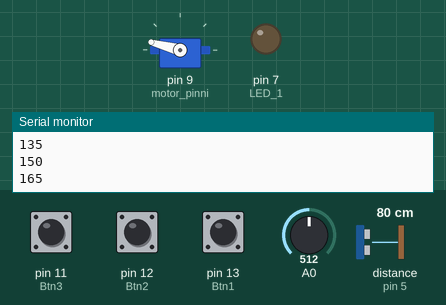
A sketch run on a simulated Arduino Uno, built with avr-gcc and run on an emulated ATmega328P. Shown: servo, output pins drawn as LEDs (lit = HIGH), the last lines printed to the serial monitor. Wiring (inferred from the names in the program): ultrasonic range finder: trigger pin 4; echo pin 5. The inputs (shaded band) are chosen by the test bench; at power-on: distance to the obstacle (sensor on pin 5) 80 cm, pin 12 (Btn2) LOW, pin 11 (Btn3) LOW, pin 13 (Btn1) LOW, A0 = 512. The echo pulse lasts 58.3 µs per cm; pins used as bus, display or sensor lines are not drawn.

Above: at 0.66 s.
1.3 s: distance to the obstacle (sensor on pin 5) set to 2 cm
At 1.6 s:
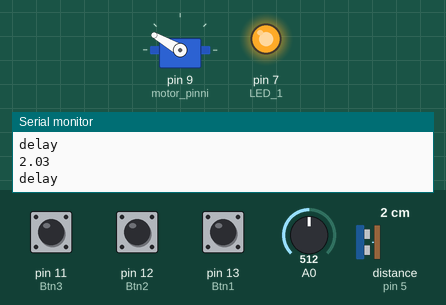
2.8 s: distance to the obstacle (sensor on pin 5) set to 35 cm
At 3.68 s:
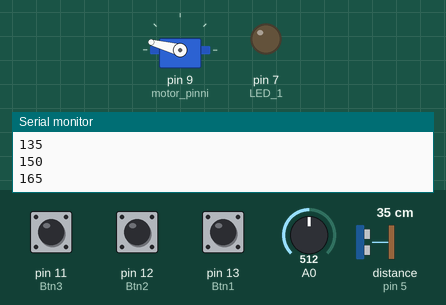
5.8 s: distance to the obstacle (sensor on pin 5) set to 4 cm
At 6.7 s:
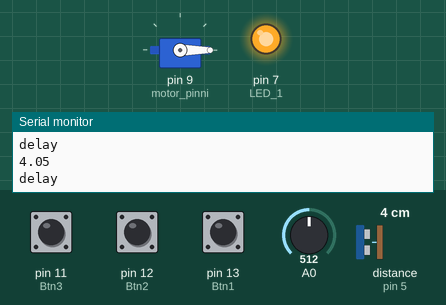
7.3 s: distance to the obstacle (sensor on pin 5) set to 60 cm
At 8.05 s:
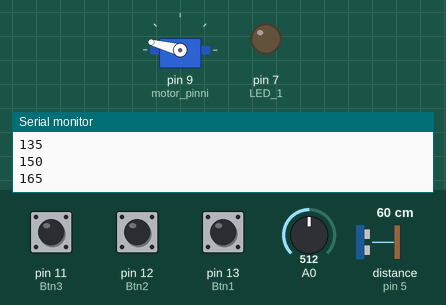
10.3 s: pin 12 (Btn2) pulled HIGH for 1 s
12.8 s: distance to the obstacle (sensor on pin 5) set to 9 cm
At 13.3 s:
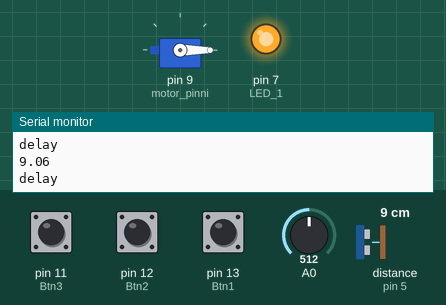
Timing chart, 0 to 15.3 s (numbered marks = the images above; inputs shaded):
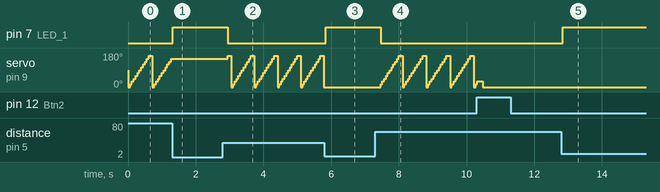

The sketch:

Oruggismyndavel.ino
```cpp
#include <Servo.h> // Sambærilegt og import í python

//Takkar
int Btn1 = 13;
int Btn2 = 12;
int Btn3 = 11;

//ultrasonic sensor
const int TrigPin = 4;//Trig attach to pin2
const int EchoPin = 5;//Echo attach to pin3
float cm; // fjöldi cm sem mældir eru

//Servo motor
Servo motor; // bý til tilvik af Servo klasanum
int motor_pinni = 9; // pinninn sem ég nota til að stjórna mótornum
int att_upp = 1;
int motor_gradur = 0;
int x = 0;
int skila_strengur = 0;

//LED
int LED_1 = 7;

void setup(){
    Serial.begin(9600); //Sets the data rate in bits per second (baud) for serial data transmission
    //set the below pins as OUTPUT
    pinMode(TrigPin,OUTPUT);
    pinMode(EchoPin,INPUT);
    motor.attach(motor_pinni); // segi servo tilvikinu hvaða pinna á að nota
    //Fyrir takka
    pinMode(Btn1,INPUT);
    pinMode(Btn2,INPUT);
    pinMode(Btn3,INPUT);
    pinMode(LED_1,OUTPUT);
}

void lengdarskynjari(){
    digitalWrite(TrigPin,LOW);
    delayMicroseconds(2);
    digitalWrite(TrigPin,HIGH);
    delayMicroseconds(10);
    digitalWrite(TrigPin,LOW);

    cm = pulseIn(EchoPin,HIGH)/58.0;
    cm = (int(cm * 100.0))/100.0;
    if(cm < 0){
        cm = 0;
    }
}

void bida(){
    lengdarskynjari();
    while (cm < 20 and cm != 0){
        lengdarskynjari();
        Serial.println(cm);
        Serial.println("delay");
        digitalWrite(LED_1,HIGH);
        delay(100);
    }
    digitalWrite(LED_1,LOW);
}

void hreifa_motor(){
    for (x = 0; x < 180; x = x + 15 ){
        bida();
        motor.write(x);
        Serial.println(x);
        if (digitalRead(Btn2) == HIGH){
            delay(100);
            Serial.println("\tHætta");
            skila_strengur = 1;
            break;
        }
        delay(50);
    }
}

void manual(){
    while (analogRead(A0) != 9999999999999){
        Serial.println(digitalRead(Btn1));
        Serial.print("\t");
        Serial.print(digitalRead(Btn2));
        Serial.print("\t");
        Serial.print(digitalRead(Btn3));
        Serial.print("\n");
        bida();
        if (digitalRead(Btn1) == HIGH){
            x = x + 15;
            if (x > 0){
                motor.write(x);
            }
            Serial.println(x);
        }
        else if (digitalRead(Btn3) == HIGH){
            x = x - 15;
            if (x < 180){
                motor.write(x);
            }
            Serial.println(x);
        }
        if (digitalRead(Btn2) == HIGH){
            break;
        }
        delay(100);
    }
}

void loop(){
    hreifa_motor();
    Serial.println(skila_strengur);
    if (skila_strengur == 1){
        skila_strengur = 0;
        manual();
    }
    delay(50);
    Serial.println("loop fall búið");
}
```

Measured:
- after the input at 1.3 s, pin 7 (LED_1): LOW → HIGH at once; servo on pin 9 (motor_pinni): stays 150° (without the input it goes to 165° after 0.03 s)
- after the input at 2.8 s, pin 7 (LED_1): HIGH → LOW after 0.15 s; servo on pin 9 (motor_pinni): 150° → 165° after 0.15 s, then repeats every 0.68 s: 0° 0.05 s, 15° 0.05 s, 30° 0.05 s, 45° 0.05 s, 60° 0.05 s, 75° 0.05 s, 90° 0.05 s, 105° 0.05 s, 120° 0.05 s, 135° 0.05 s, 150° 0.05 s, 165° 0.10 s
- after the input at 5.8 s, pin 7 (LED_1): LOW → HIGH at once; servo on pin 9 (motor_pinni): stops changing and stays 0°
- after the input at 7.3 s, pin 7 (LED_1): HIGH → LOW after 0.16 s; servo on pin 9 (motor_pinni): 0° → 15° after 0.16 s, then repeats every 0.70 s: 30° 0.05 s, 45° 0.05 s, 60° 0.05 s, 75° 0.05 s, 90° 0.05 s, 105° 0.05 s, 120° 0.05 s, 135° 0.05 s, 150° 0.05 s, 165° 0.10 s, 0° 0.05 s, 15° 0.05 s
- after the input at 12.8 s, pin 7 (LED_1): LOW → HIGH at once
